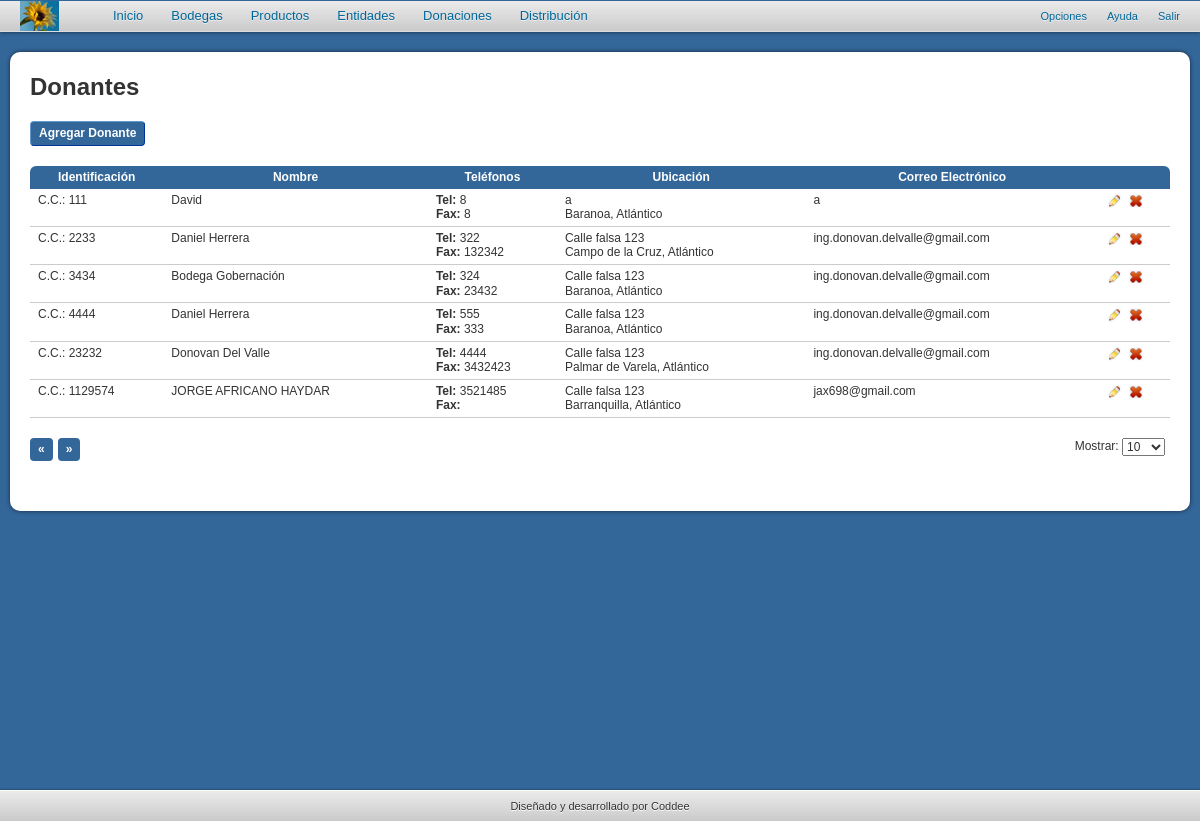
/donors.php (signed in), run on the app's committed database.
### tables this page shows
CREATE TABLE `donors` (
  `id` double NOT NULL,
  `name` varchar(45) NOT NULL,
  `type` int(11) NOT NULL,
  `address` varchar(45) default NULL,
  `email` varchar(45) default NULL,
  `phoneNumber` varchar(45) default NULL,
  `faxNumber` varchar(45) default NULL,
  `creationDate` timestamp NOT NULL default CURRENT_TIMESTAMP,
  `towns_id` int(11) NOT NULL,
  `deletedAt` datetime default NULL,
  PRIMARY KEY  (`id`),
  KEY `fk_donors_towns1` (`towns_id`),
  CONSTRAINT `fk_donors_towns1` FOREIGN KEY (`towns_id`) REFERENCES `towns` (`id`) ON DELETE NO ACTION ON UPDATE CASCADE
);

CREATE TABLE `towns` (
  `id` int(11) NOT NULL auto_increment,
  `name` varchar(127) NOT NULL,
  `provinces_id` int(10) unsigned NOT NULL,
  `createdAt` timestamp NOT NULL default CURRENT_TIMESTAMP,
  `deletedAt` datetime default NULL,
  PRIMARY KEY  (`id`),
  KEY `fk_towns_provinces1` (`provinces_id`)
);

CREATE TABLE `provinces` (
  `id` int(10) unsigned NOT NULL auto_increment,
  `name` varchar(127) NOT NULL,
  `createdAt` timestamp NOT NULL default CURRENT_TIMESTAMP,
  `deletedAt` datetime default NULL,
  PRIMARY KEY  (`id`)
);

### includes/settings.php (called while the page is built, shortened)
<?php
$dbDatabase = 'coddeedms';
?>

### includes/basic-functions.php (called while the page is built, shortened)
<?php
function getTable($table,$condition = '',$order = '',$limit = ''){
	$return = $limit == '1' ? 1 : 0;
	$condition = $condition != '' ? ' where ' . $condition : '';
	$order = $order != '' ? ' order by ' . $order : '';
	$limit = $limit != '' ? ' limit ' . $limit : '';
	$query = "select * from $table $condition $order $limit";
	return runQuery($query,$return);
}
function runQuery($query,$return = 0){
	include('settings.php');
	$connection = mysql_connect($dbHost,$dbUsername,$dbPassword);
	$result = mysql_query($query,$connection);
	if($result){
		if($return == 1){
			$row = mysql_fetch_array($result);
			return $row;
		}elseif($return == 2){
			$num = mysql_num_rows($result);
			return $num;
		}elseif($return == 3){
			$id = mysql_insert_id($connection);
			return $id;
		}else{
			return $result;
		}
	}else{
		return false;
	}
}
?>

### includes/functions.php (called while the page is built, shortened)
<?php
require_once('basic-functions.php');
function getItemLocation($table,$id){
	$query = "select i.towns_id, t.name town, p.name province, p.id provinces_id from $table i join towns t on i.towns_id = t.id join provinces p on t.provinces_id = p.id where i.id = $id limit 1";
	$row = runQuery($query,1);
	return $row;
}
function isAnyRol($user){
	$query = "select * from users where id=$user";
	$result=runQuery($query);
	$nums_row=runQuery($query,2);
	if($nums_row>0)
	{
		$row = mysql_fetch_array($result);
		if($row['profile']=='Administrador')
		{
		return 1;
		}
	}
	else
		return 0;
}
?>

### donors.php (the view, shortened to what this page needs)
<?php include('includes/header.php'); ?>
			<h2>Donantes</h2>
            <ul class="toolbar">
                <?php
				$rol=isAnyRol($_SESSION['dms_id']);
				if($rol== 1 || $rol== 3 || $rol== 5 || $rol== 6){?>
                <li><a href="includes/forms/donorsAdd.php?us=<?php echo $_SESSION['dms_id']?>" class="btn colorbox">Agregar Donante</a></li>
          		<?php } ?>
            </ul>
            <table cellpadding="0" cellspacing="0"><thead>
            	<tr>
                	<th>Identificación</th>
                    <th>Nombre</th>
                    <th>Teléfonos</th>
                    <th>Ubicación</th>
                    <th>Correo Electrónico</th>
                    <th width="50">&nbsp;</th>
                </tr></thead><tbody>
                <?php
					$donors = getTable('donors','deletedAt IS NULL','id asc');
					$numRows = mysql_num_rows($donors);
					if($numRows > 0){
						while($donor = mysql_fetch_array($donors)){
							$location = getItemLocation('donors',$donor['id']);
							$types = array("","C.C.","C.E.","NIT");
				?>
                <tr>
                	<td><?php echo $types[$donor['type']] . ': ' . $donor['id']; ?></td>
                    <td><?php echo $donor['name']; ?></td>
                    <td>
                    	<strong>Tel:</strong> <?php echo $donor['phoneNumber']; ?><br />
                        <strong>Fax:</strong> <?php echo $donor['faxNumber']; ?>
                    </td>
                    <td>
						<?php echo $donor['address']; ?><br />
                        <?php echo utf8_encode($location['town'] . ', ' . $location['province']); ?>
                    </td>
                    <td><?php echo $donor['email']; ?></td>
                    <td>
                    <?php if($rol== 1 || $rol== 3 || $rol== 5 || $rol== 6){?>
			     	<ul class="table-actions">
                        	<li><a href="includes/forms/donorsEdit.php?e=<?php echo $donor['id']; ?>&us=<?php echo $_SESSION['dms_id']?>" class="icon edit colorbox" title="Editar"><span>Editar</span></a></li>
                            <li><a href="includes/forms/delete.php?t=donors&d=<?php echo $donor['id']; ?>" class="icon delete colorbox" title="Eliminar"><span>Eliminar</span></a></li>
                    </ul>
              		<?php } ?>
                    </td>
                </tr>
                <?php
						}
					}else{
						echo '<tr><td colspan="7">No hay datos para mostrar</td></tr>';
					}
				?>
            </tbody></table>
            <ul id="pagination">
                <li class="prev"><a href="javascript:void(0);">&laquo;</a></li>
                <li class="next"><a href="javascript:void(0);">&raquo;</a></li>
                <li class="floatright">Mostrar:
                    <select class="pagesize">
                        <option selected="selected" value="10">10</option>
                    </select>
                </li>
            </ul>
<?php include('includes/footer.php'); ?>

### css/style.css (style rules this page uses)
.floatright { float:right !important; }
h1, h2, h3, h4, h5, h6 { font-size:20px; font-weight:bold; margin-bottom:10px; }
h2 { font-size:24px; margin-bottom:20px; }
a { color:#039; text-decoration:none; }
html, body { height:100%; }
body, input, textarea, select { color:#333; font-family:Arial, Helvetica, sans-serif; font-size:12px; }
.toolbar { clear:both; margin-bottom:20px; overflow:hidden; }
.toolbar li { float:left; margin-right:15px; }
.table-actions li { float:left; margin-right:5px; }
#pagination { position:static !important; }
#pagination li { float:left; margin-right:5px; }
#pagination a { background:#369; -moz-border-radius:4px; -webkit-border-radius:4px; border-radius:4px; color:#FFF; display:block; font-weight:bold; padding:4px 8px; text-align:center; }
table { margin-bottom:20px; width:100%; }
th { background:#369; color:#FFF; cursor:pointer; text-align:center; }
th:first-child { -moz-border-radius-topleft:6px; -webkit-border-top-left-radius:6px; border-top-left-radius:6px; }
th:last-child { -moz-border-radius-topright:6px; -webkit-border-top-right-radius:6px; border-top-right-radius:6px; }
th,td { padding:4px 8px; }
td { border-bottom:1px solid #CCC; }
.btn { background:#369; border:1px solid; border-color:#69C #039 #039 #69C; -moz-border-radius:4px; -webkit-border-radius:4px; border-radius:4px; color:#FFF; display:inline-block; font-weight:bold; padding:4px 8px; }
.icon { background:url(../images/icn/icons.png) no-repeat 0 0; display:block; height:16px; width:16px; }
.icon.delete { background-position:0 -20px; }
.icon.edit { background-position:0 -40px; }

### data on the page
donors: type "C.C.", id "111", name "David", phoneNumber "8", faxNumber "8", address "a", towns.name "Baranoa, Atlántico", email "a"
donors: type "C.C.", id "2233", name "Daniel Herrera", phoneNumber "322", faxNumber "132342", address "Calle falsa 123", towns.name "Campo de la Cruz, Atlántico", email "ing.donovan.delvalle@gmail.com"
donors: type "C.C.", id "3434", name "Bodega Gobernación", phoneNumber "324", faxNumber "23432", address "Calle falsa 123", towns.name "Baranoa, Atlántico", email "ing.donovan.delvalle@gmail.com"
donors: type "C.C.", id "4444", name "Daniel Herrera", phoneNumber "555", faxNumber "333", address "Calle falsa 123", towns.name "Baranoa, Atlántico", email "ing.donovan.delvalle@gmail.com"
donors: type "C.C.", id "23232", name "Donovan Del Valle", phoneNumber "4444", faxNumber "3432423", address "Calle falsa 123", towns.name "Palmar de Varela, Atlántico", email "ing.donovan.delvalle@gmail.com"
donors: type "C.C.", id "1129574", name "JORGE AFRICANO HAYDAR", phoneNumber "3521485", address "Calle falsa 123", towns.name "Barranquilla, Atlántico", email "jax698@gmail.com"
